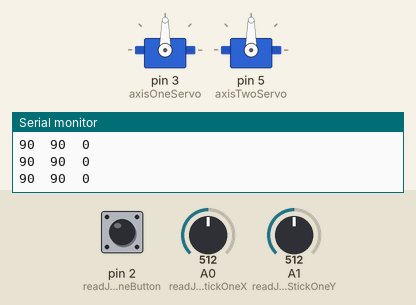
This sketch was run on a simulated Arduino Uno, built with avr-gcc and run on an emulated ATmega328P. Parts: 2 × servo, the last lines printed to the serial monitor. Inputs (shaded band) come from the test bench; at power-on: A0 (readJoyStickOneX) = 512, A1 (readJoyStickOneY) = 512, pin 2 (readJoyStickOneButton) LOW.

Above: at 1.2 s.
1.3 s: A0 (readJoyStickOneX) set to 716
At 2.0 s:
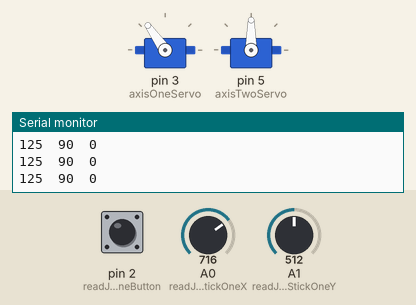
2.8 s: A1 (readJoyStickOneY) set to 716
At 4.0 s:
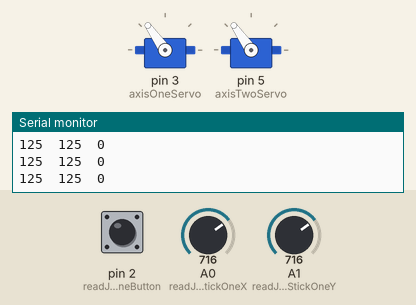
4.3 s: A0 (readJoyStickOneX) set to 900
At 5.3 s:
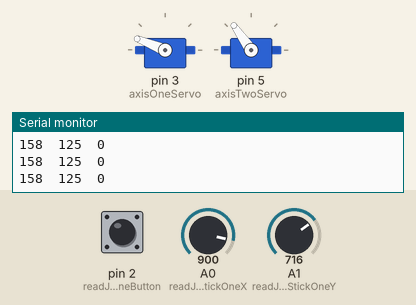
5.8 s: A1 (readJoyStickOneY) set to 583
At 6.3 s:
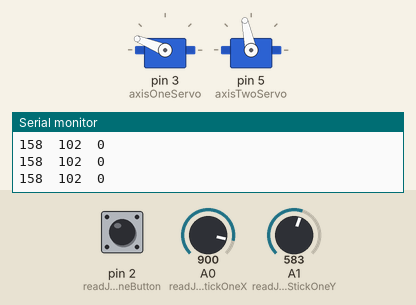
7.3 s: A1 (readJoyStickOneY) set to 553
At 7.9 s:
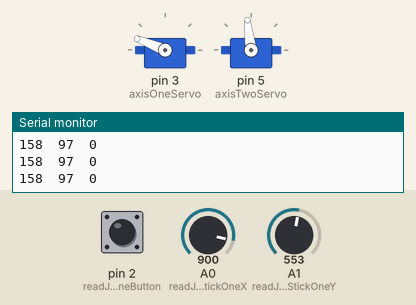
8.8 s: A0 (readJoyStickOneX) set to 1023
At 10.1 s:
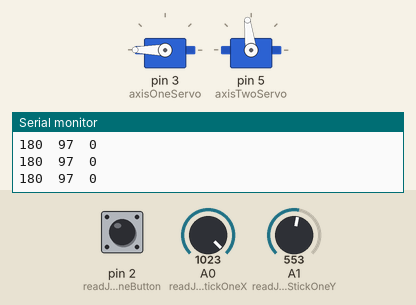
Timing chart, 0 to 11.3 s (numbered marks = the images above; inputs shaded):
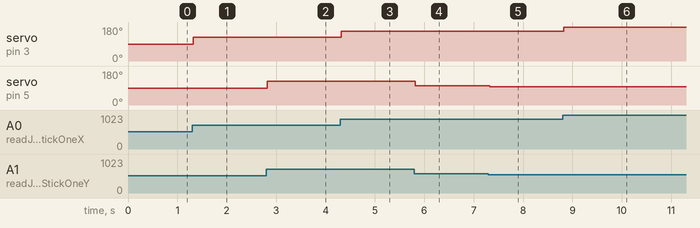

The sketch:

sketch_mar30a.ino
```cpp
#include <Servo.h>

//maping out input from joysticks

const int readJoyStickOneX = 0;
const int readJoyStickOneY = 1;
const int readJoyStickOneButton = 2;

int joyStickOneXValue = 0;
int joyStickOneYValue = 0;
int joyStickOneButtonState = HIGH;

//Robot posistion by axis
//int axisOnePosistion = 0;
//int axisTwoPosistion = 0;

//Robot Servos and there assigned axis
Servo axisOneServo;
Servo axisTwoServo;

void setup() {
  // initialize the pushbutton pin as input
  pinMode(readJoyStickOneButton, INPUT);


  //Assign Servo to pins
  axisOneServo.attach(3);
  axisTwoServo.attach(5);
  Serial.begin(9600);

}

void loop() {


  joyStickOneXValue = analogRead(readJoyStickOneX);
  joyStickOneXValue = map(joyStickOneXValue, 0, 1023, 0, 180);
  joyStickOneYValue = analogRead(readJoyStickOneY);
  joyStickOneYValue = map(joyStickOneYValue, 0, 1023, 0, 180);

  joyStickOneButtonState = digitalRead(readJoyStickOneButton);


  axisOneServo.write(joyStickOneXValue);
  delay(15);
  axisTwoServo.write(joyStickOneYValue);
  delay(15);

  Serial.print(joyStickOneXValue);
  Serial.print("\t");
  Serial.print(joyStickOneYValue);
  Serial.print("\t");
  Serial.println(joyStickOneButtonState);

}
```

Measured:
- after the input at 1.3 s, servo on pin 3 (axisOneServo): 90° → 125° at once
- after the input at 2.8 s, servo on pin 5 (axisTwoServo): 90° → 125° at once
- after the input at 4.3 s, servo on pin 3 (axisOneServo): 125° → 158° at once
- after the input at 5.8 s, servo on pin 5 (axisTwoServo): 125° → 102° at once
- after the input at 7.3 s, servo on pin 5 (axisTwoServo): 102° → 97° at once
- after the input at 8.8 s, servo on pin 3 (axisOneServo): 158° → 180° at once
